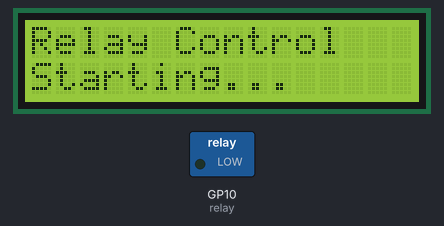
A program run on a simulated Raspberry Pi Pico running MicroPython. Parts: 16×2 character LCD, switched loads named in the program (green lamp = pin HIGH). Library files of the repository ran but are not shown: pico_i2c_lcd.py; what the program prints to the serial console is not drawn.

Above: at 0.2 s.
At 2.2 s:
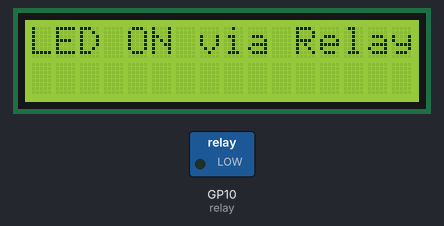
At 4.3 s:
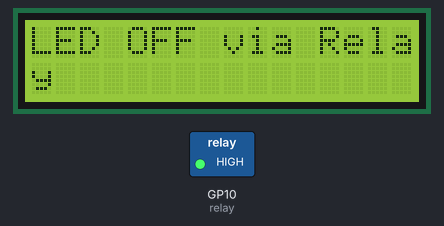
Timing chart, 0 to 40.0 s (numbered marks = the images above):
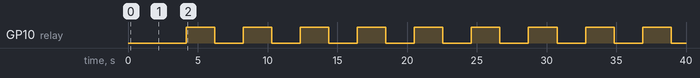

Measured:
- by itself, GP10 (relay): alternates HIGH for 2.0 s and LOW for 2.0 s
- by itself, everything shown: repeats every 4.1 s, in 4 steps
- what the display in image 0 shows lasts 2.0 s, from 0.1 s to 2.1 s

The program:

relay_led_onoff.py
```python
from pico_i2c_lcd import I2cLcd
from machine import I2C, Pin
import utime as time

# LCD I2C setup (GPIO27 = SCL, GPIO26 = SDA)
i2c = I2C(id=1, scl=Pin(27), sda=Pin(26), freq=100000)
lcd = I2cLcd(i2c, 0x27, 2, 16)

# Relay setup on GP10
relay = Pin(10, Pin.OUT)

lcd.clear()
lcd.putstr("Relay Control\nStarting...")
time.sleep(2)
lcd.clear()

while True:
    # Turn ON Relay
    relay.low()
    lcd.clear()
    lcd.putstr("LED ON via Relay")
    print("LED ON")
    time.sleep(2)

    # Turn OFF Relay
    relay.high()
    lcd.clear()
    lcd.putstr("LED OFF via Relay")
    print("LED OFF")
    time.sleep(2)
```
